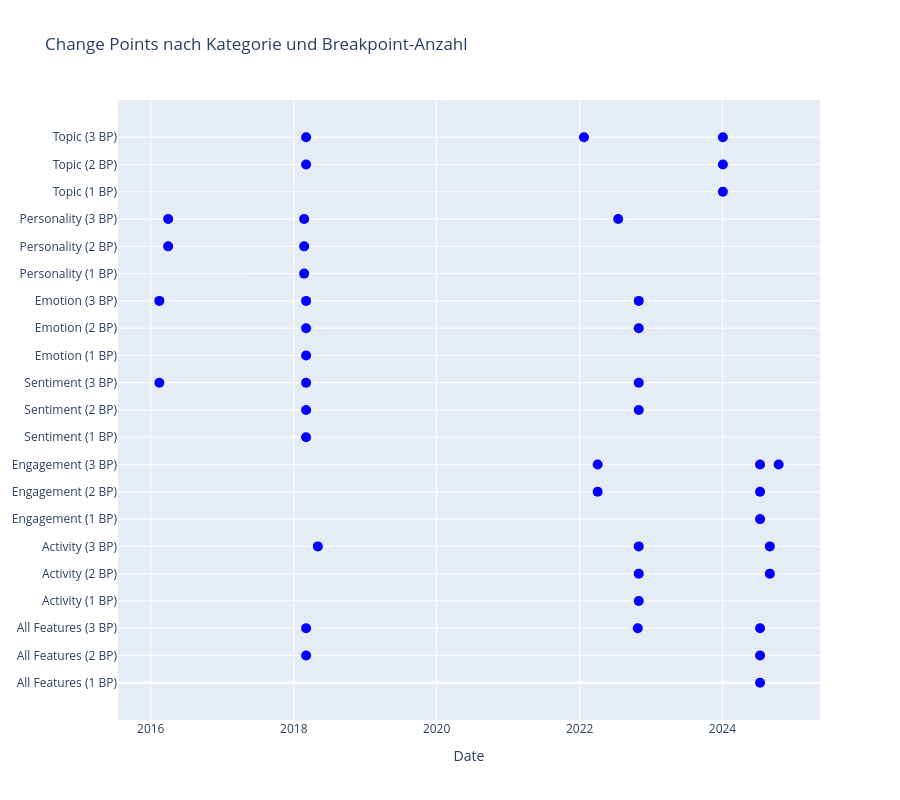
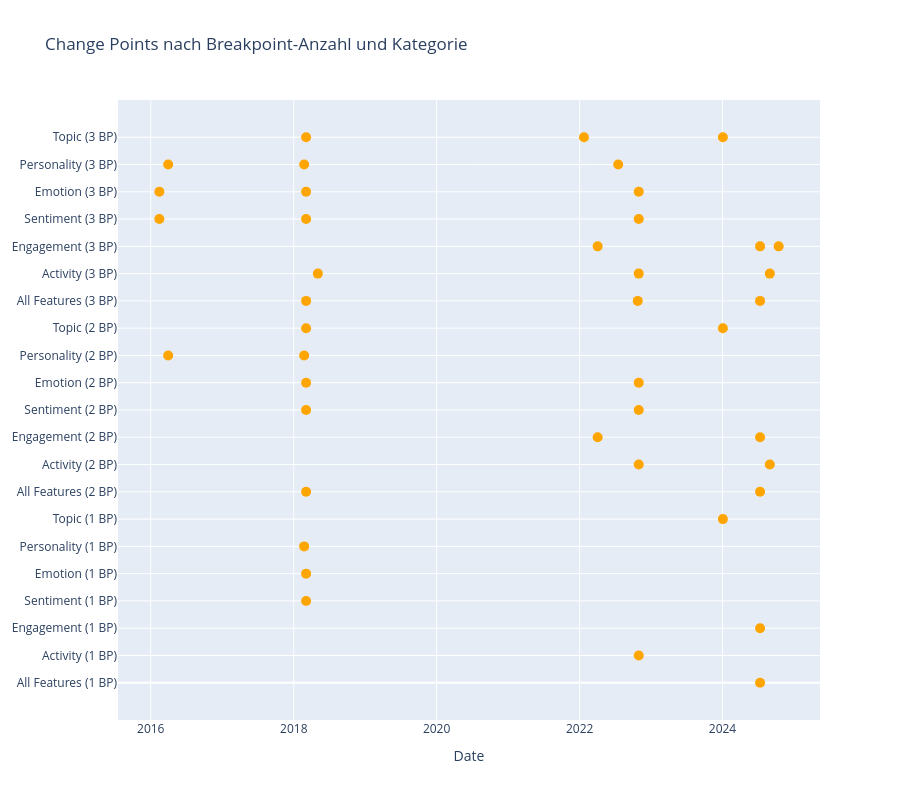

Notebook code for these charts, in order:
### Code cell
# === Parameter ===
# Maximal gewünschte Anzahl an Breakpoints
default_n_bkps = 3

# === 1. Datenvorbereitung ===
# final_daily_df muss eine 'date'-Spalte besitzen und alle anderen Spalten sind die Features
final_daily_df['date'] = pd.to_datetime(final_daily_df['date'])
all_features = final_daily_df.drop(columns=['date']).fillna(0)

# === 2. Kategorien definieren ===
activity_cols = ['tweet_count']
engagement_cols = ['retweetCount', 'replyCount', 'likeCount', 'quoteCount']
sentiment_cols = ['pos', 'neu', 'neg']
emotion_cols = ['anger', 'disgust', 'fear', 'joy', 'neutral', 'sadness', 'surprise']
personality_cols = ['Extroversion', 'Neuroticism', 'Agreeableness', 'Conscientiousness', 'Openness']
topic_cols = [
    'arts_culture', 'business_entrepreneurs', 'celebrity_pop_culture', 'diaries_daily_life',
    'family', 'fashion_style', 'film_tv_video', 'fitness_&_health', 'food_&_dining', 'gaming',
    'learning_educational', 'music', 'news_social_concern', 'other_hobbies', 'relationships',
    'science_technology', 'sports', 'travel_adventure', 'youth_student_life'
]

categories = {
    'All Features': all_features,
    'Activity': all_features[activity_cols],
    'Engagement': all_features[engagement_cols],
    'Sentiment': all_features[sentiment_cols],
    'Emotion': all_features[emotion_cols],
    'Personality': all_features[personality_cols],
    'Topic': all_features[topic_cols]
}

# === 3. Change Point Detection (1 bis default_n_bkps) ===
breakpoints_data = {}  # dict[(category, n_bkps)] -> list of dates
scaler = StandardScaler()
for category, df_feats in categories.items():
    feats_scaled = scaler.fit_transform(df_feats.values)
    for n_bkps in range(1, default_n_bkps + 1):
        model = rpt.Binseg(model='l2').fit(feats_scaled)
        bkps = model.predict(n_bkps=n_bkps)
        change_idxs = bkps[:-1]
        dates = final_daily_df['date'].iloc[[idx-1 for idx in change_idxs]].dt.strftime('%Y-%m-%d').tolist()
        breakpoints_data[(category, n_bkps)] = dates

# === 4a. Visualisierung 1: nach Kategorie (innerhalb: verschiedene BP-Zahlen) ===
fig1 = go.Figure()
y_labels1 = []
y_pos1 = 0
for category in categories.keys():
    for n_bkps in range(1, default_n_bkps + 1):
        label = f"{category} ({n_bkps} BP)"
        y_labels1.append(label)
        for dt in breakpoints_data.get((category, n_bkps), []):
            fig1.add_trace(go.Scatter(
                x=[pd.to_datetime(dt)],
                y=[y_pos1],
                mode='markers',
                marker=dict(size=10, color='blue'),
                hovertemplate=f"{label}<br>Date: {dt}<extra></extra>",
                showlegend=False
            ))
        y_pos1 += 1
fig1.update_layout(
    title="Change Points nach Kategorie und Breakpoint-Anzahl",
    xaxis_title="Date",
    yaxis=dict(
        tickmode='array',
        tickvals=list(range(len(y_labels1))),
        ticktext=y_labels1
    ),
    height=800,
    showlegend=False
)
fig1.show()

# === 4b. Visualisierung 2: nach Breakpoint-Anzahl (innerhalb: verschiedene Kategorien) ===
fig2 = go.Figure()
y_labels2 = []
y_pos2 = 0
for n_bkps in range(1, default_n_bkps + 1):
    for category in categories.keys():
        label = f"{category} ({n_bkps} BP)"
        y_labels2.append(label)
        for dt in breakpoints_data.get((category, n_bkps), []):
            fig2.add_trace(go.Scatter(
                x=[pd.to_datetime(dt)],
                y=[y_pos2],
                mode='markers',
                marker=dict(size=10, color='orange'),
                hovertemplate=f"{label}<br>Date: {dt}<extra></extra>",
                showlegend=False
            ))
        y_pos2 += 1
fig2.update_layout(
    title="Change Points nach Breakpoint-Anzahl und Kategorie",
    xaxis_title="Date",
    yaxis=dict(
        tickmode='array',
        tickvals=list(range(len(y_labels2))),
        ticktext=y_labels2
    ),
    height=800,
    showlegend=False
)
fig2.show()

### Figure 1 — Plotly figure (JSON) as saved in the notebook; plotly's stock layout.template omitted (floating-point values rounded to 4 significant figures)
{"data": [{"hovertemplate": "All Features (1 BP)<br>Date: 2024-07-11<extra></extra>", "marker": {"color": "blue", "size": 10}, "mode": "markers", "showlegend": false, "type": "scatter", "x": ["2024-07-11T00:00:00"], "y": [0]}, {"hovertemplate": "All Features (2 BP)<br>Date: 2018-03-05<extra></extra>", "marker": {"color": "blue", "size": 10}, "mode": "markers", "showlegend": false, "type": "scatter", "x": ["2018-03-05T00:00:00"], "y": [1]}, {"hovertemplate": "All Features (2 BP)<br>Date: 2024-07-11<extra></extra>", "marker": {"color": "blue", "size": 10}, "mode": "markers", "showlegend": false, "type": "scatter", "x": ["2024-07-11T00:00:00"], "y": [1]}, {"hovertemplate": "All Features (3 BP)<br>Date: 2018-03-05<extra></extra>", "marker": {"color": "blue", "size": 10}, "mode": "markers", "showlegend": false, "type": "scatter", "x": ["2018-03-05T00:00:00"], "y": [2]}, {"hovertemplate": "All Features (3 BP)<br>Date: 2022-10-25<extra></extra>", "marker": {"color": "blue", "size": 10}, "mode": "markers", "showlegend": false, "type": "scatter", "x": ["2022-10-25T00:00:00"], "y": [2]}, {"hovertemplate": "All Features (3 BP)<br>Date: 2024-07-11<extra></extra>", "marker": {"color": "blue", "size": 10}, "mode": "markers", "showlegend": false, "type": "scatter", "x": ["2024-07-11T00:00:00"], "y": [2]}, {"hovertemplate": "Activity (1 BP)<br>Date: 2022-10-30<extra></extra>", "marker": {"color": "blue", "size": 10}, "mode": "markers", "showlegend": false, "type": "scatter", "x": ["2022-10-30T00:00:00"], "y": [3]}, {"hovertemplate": "Activity (2 BP)<br>Date: 2022-10-30<extra></extra>", "marker": {"color": "blue", "size": 10}, "mode": "markers", "showlegend": false, "type": "scatter", "x": ["2022-10-30T00:00:00"], "y": [4]}, {"hovertemplate": "Activity (2 BP)<br>Date: 2024-08-30<extra></extra>", "marker": {"color": "blue", "size": 10}, "mode": "markers", "showlegend": false, "type": "scatter", "x": ["2024-08-30T00:00:00"], "y": [4]}, {"hovertemplate": "Activity (3 BP)<br>Date: 2018-05-04<extra></extra>", "marker": {"color": "blue", "size": 10}, "mode": "markers", "showlegend": false, "type": "scatter", "x": ["2018-05-04T00:00:00"], "y": [5]}, {"hovertemplate": "Activity (3 BP)<br>Date: 2022-10-30<extra></extra>", "marker": {"color": "blue", "size": 10}, "mode": "markers", "showlegend": false, "type": "scatter", "x": ["2022-10-30T00:00:00"], "y": [5]}, {"hovertemplate": "Activity (3 BP)<br>Date: 2024-08-30<extra></extra>", "marker": {"color": "blue", "size": 10}, "mode": "markers", "showlegend": false, "type": "scatter", "x": ["2024-08-30T00:00:00"], "y": [5]}, {"hovertemplate": "Engagement (1 BP)<br>Date: 2024-07-11<extra></extra>", "marker": {"color": "blue", "size": 10}, "mode": "markers", "showlegend": false, "type": "scatter", "x": ["2024-07-11T00:00:00"], "y": [6]}, {"hovertemplate": "Engagement (2 BP)<br>Date: 2022-04-03<extra></extra>", "marker": {"color": "blue", "size": 10}, "mode": "markers", "showlegend": false, "type": "scatter", "x": ["2022-04-03T00:00:00"], "y": [7]}, {"hovertemplate": "Engagement (2 BP)<br>Date: 2024-07-11<extra></extra>", "marker": {"color": "blue", "size": 10}, "mode": "markers", "showlegend": false, "type": "scatter", "x": ["2024-07-11T00:00:00"], "y": [7]}, {"hovertemplate": "Engagement (3 BP)<br>Date: 2022-04-03<extra></extra>", "marker": {"color": "blue", "size": 10}, "mode": "markers", "showlegend": false, "type": "scatter", "x": ["2022-04-03T00:00:00"], "y": [8]}, {"hovertemplate": "Engagement (3 BP)<br>Date: 2024-07-11<extra></extra>", "marker": {"color": "blue", "size": 10}, "mode": "markers", "showlegend": false, "type": "scatter", "x": ["2024-07-11T00:00:00"], "y": [8]}, {"hovertemplate": "Engagement (3 BP)<br>Date: 2024-10-14<extra></extra>", "marker": {"color": "blue", "size": 10}, "mode": "markers", "showlegend": false, "type": "scatter", "x": ["2024-10-14T00:00:00"], "y": [8]}, {"hovertemplate": "Sentiment (1 BP)<br>Date: 2018-03-05<extra></extra>", "marker": {"color": "blue", "size": 10}, "mode": "markers", "showlegend": false, "type": "scatter", "x": ["2018-03-05T00:00:00"], "y": [9]}, {"hovertemplate": "Sentiment (2 BP)<br>Date: 2018-03-05<extra></extra>", "marker": {"color": "blue", "size": 10}, "mode": "markers", "showlegend": false, "type": "scatter", "x": ["2018-03-05T00:00:00"], "y": [10]}, {"hovertemplate": "Sentiment (2 BP)<br>Date: 2022-10-30<extra></extra>", "marker": {"color": "blue", "size": 10}, "mode": "markers", "showlegend": false, "type": "scatter", "x": ["2022-10-30T00:00:00"], "y": [10]}, {"hovertemplate": "Sentiment (3 BP)<br>Date: 2016-02-14<extra></extra>", "marker": {"color": "blue", "size": 10}, "mode": "markers", "showlegend": false, "type": "scatter", "x": ["2016-02-14T00:00:00"], "y": [11]}, {"hovertemplate": "Sentiment (3 BP)<br>Date: 2018-03-05<extra></extra>", "marker": {"color": "blue", "size": 10}, "mode": "markers", "showlegend": false, "type": "scatter", "x": ["2018-03-05T00:00:00"], "y": [11]}, {"hovertemplate": "Sentiment (3 BP)<br>Date: 2022-10-30<extra></extra>", "marker": {"color": "blue", "size": 10}, "mode": "markers", "showlegend": false, "type": "scatter", "x": ["2022-10-30T00:00:00"], "y": [11]}, {"hovertemplate": "Emotion (1 BP)<br>Date: 2018-03-05<extra></extra>", "marker": {"color": "blue", "size": 10}, "mode": "markers", "showlegend": false, "type": "scatter", "x": ["2018-03-05T00:00:00"], "y": [12]}, {"hovertemplate": "Emotion (2 BP)<br>Date: 2018-03-05<extra></extra>", "marker": {"color": "blue", "size": 10}, "mode": "markers", "showlegend": false, "type": "scatter", "x": ["2018-03-05T00:00:00"], "y": [13]}, {"hovertemplate": "Emotion (2 BP)<br>Date: 2022-10-30<extra></extra>", "marker": {"color": "blue", "size": 10}, "mode": "markers", "showlegend": false, "type": "scatter", "x": ["2022-10-30T00:00:00"], "y": [13]}, {"hovertemplate": "Emotion (3 BP)<br>Date: 2016-02-14<extra></extra>", "marker": {"color": "blue", "size": 10}, "mode": "markers", "showlegend": false, "type": "scatter", "x": ["2016-02-14T00:00:00"], "y": [14]}, {"hovertemplate": "Emotion (3 BP)<br>Date: 2018-03-05<extra></extra>", "marker": {"color": "blue", "size": 10}, "mode": "markers", "showlegend": false, "type": "scatter", "x": ["2018-03-05T00:00:00"], "y": [14]}, {"hovertemplate": "Emotion (3 BP)<br>Date: 2022-10-30<extra></extra>", "marker": {"color": "blue", "size": 10}, "mode": "markers", "showlegend": false, "type": "scatter", "x": ["2022-10-30T00:00:00"], "y": [14]}, {"hovertemplate": "Personality (1 BP)<br>Date: 2018-02-23<extra></extra>", "marker": {"color": "blue", "size": 10}, "mode": "markers", "showlegend": false, "type": "scatter", "x": ["2018-02-23T00:00:00"], "y": [15]}, {"hovertemplate": "Personality (2 BP)<br>Date: 2016-03-30<extra></extra>", "marker": {"color": "blue", "size": 10}, "mode": "markers", "showlegend": false, "type": "scatter", "x": ["2016-03-30T00:00:00"], "y": [16]}, {"hovertemplate": "Personality (2 BP)<br>Date: 2018-02-23<extra></extra>", "marker": {"color": "blue", "size": 10}, "mode": "markers", "showlegend": false, "type": "scatter", "x": ["2018-02-23T00:00:00"], "y": [16]}, {"hovertemplate": "Personality (3 BP)<br>Date: 2016-03-30<extra></extra>", "marker": {"color": "blue", "size": 10}, "mode": "markers", "showlegend": false, "type": "scatter", "x": ["2016-03-30T00:00:00"], "y": [17]}, {"hovertemplate": "Personality (3 BP)<br>Date: 2018-02-23<extra></extra>", "marker": {"color": "blue", "size": 10}, "mode": "markers", "showlegend": false, "type": "scatter", "x": ["2018-02-23T00:00:00"], "y": [17]}, {"hovertemplate": "Personality (3 BP)<br>Date: 2022-07-17<extra></extra>", "marker": {"color": "blue", "size": 10}, "mode": "markers", "showlegend": false, "type": "scatter", "x": ["2022-07-17T00:00:00"], "y": [17]}, {"hovertemplate": "Topic (1 BP)<br>Date: 2024-01-03<extra></extra>", "marker": {"color": "blue", "size": 10}, "mode": "markers", "showlegend": false, "type": "scatter", "x": ["2024-01-03T00:00:00"], "y": [18]}, {"hovertemplate": "Topic (2 BP)<br>Date: 2018-03-05<extra></extra>", "marker": {"color": "blue", "size": 10}, "mode": "markers", "showlegend": false, "type": "scatter", "x": ["2018-03-05T00:00:00"], "y": [19]}, {"hovertemplate": "Topic (2 BP)<br>Date: 2024-01-03<extra></extra>", "marker": {"color": "blue", "size": 10}, "mode": "markers", "showlegend": false, "type": "scatter", "x": ["2024-01-03T00:00:00"], "y": [19]}, {"hovertemplate": "Topic (3 BP)<br>Date: 2018-03-05<extra></extra>", "marker": {"color": "blue", "size": 10}, "mode": "markers", "showlegend": false, "type": "scatter", "x": ["2018-03-05T00:00:00"], "y": [20]}, {"hovertemplate": "Topic (3 BP)<br>Date: 2022-01-23<extra></extra>", "marker": {"color": "blue", "size": 10}, "mode": "markers", "showlegend": false, "type": "scatter", "x": ["2022-01-23T00:00:00"], "y": [20]}, {"hovertemplate": "Topic (3 BP)<br>Date: 2024-01-03<extra></extra>", "marker": {"color": "blue", "size": 10}, "mode": "markers", "showlegend": false, "type": "scatter", "x": ["2024-01-03T00:00:00"], "y": [20]}], "layout": {"height": 800, "showlegend": false, "title": {"text": "Change Points nach Kategorie und Breakpoint-Anzahl"}, "xaxis": {"title": {"text": "Date"}}, "yaxis": {"tickmode": "array", "ticktext": ["All Features (1 BP)", "All Features (2 BP)", "All Features (3 BP)", "Activity (1 BP)", "Activity (2 BP)", "Activity (3 BP)", "Engagement (1 BP)", "Engagement (2 BP)", "Engagement (3 BP)", "Sentiment (1 BP)", "Sentiment (2 BP)", "Sentiment (3 BP)", "Emotion (1 BP)", "Emotion (2 BP)", "Emotion (3 BP)", "Personality (1 BP)", "Personality (2 BP)", "Personality (3 BP)", "Topic (1 BP)", "Topic (2 BP)", "Topic (3 BP)"], "tickvals": [0, 1, 2, 3, 4, 5, 6, 7, 8, 9, 10, 11, 12, 13, 14, 15, 16, 17, 18, 19, 20]}}}

### Figure 2 — Plotly figure (JSON) as saved in the notebook; plotly's stock layout.template omitted (floating-point values rounded to 4 significant figures)
{"data": [{"hovertemplate": "All Features (1 BP)<br>Date: 2024-07-11<extra></extra>", "marker": {"color": "orange", "size": 10}, "mode": "markers", "showlegend": false, "type": "scatter", "x": ["2024-07-11T00:00:00"], "y": [0]}, {"hovertemplate": "Activity (1 BP)<br>Date: 2022-10-30<extra></extra>", "marker": {"color": "orange", "size": 10}, "mode": "markers", "showlegend": false, "type": "scatter", "x": ["2022-10-30T00:00:00"], "y": [1]}, {"hovertemplate": "Engagement (1 BP)<br>Date: 2024-07-11<extra></extra>", "marker": {"color": "orange", "size": 10}, "mode": "markers", "showlegend": false, "type": "scatter", "x": ["2024-07-11T00:00:00"], "y": [2]}, {"hovertemplate": "Sentiment (1 BP)<br>Date: 2018-03-05<extra></extra>", "marker": {"color": "orange", "size": 10}, "mode": "markers", "showlegend": false, "type": "scatter", "x": ["2018-03-05T00:00:00"], "y": [3]}, {"hovertemplate": "Emotion (1 BP)<br>Date: 2018-03-05<extra></extra>", "marker": {"color": "orange", "size": 10}, "mode": "markers", "showlegend": false, "type": "scatter", "x": ["2018-03-05T00:00:00"], "y": [4]}, {"hovertemplate": "Personality (1 BP)<br>Date: 2018-02-23<extra></extra>", "marker": {"color": "orange", "size": 10}, "mode": "markers", "showlegend": false, "type": "scatter", "x": ["2018-02-23T00:00:00"], "y": [5]}, {"hovertemplate": "Topic (1 BP)<br>Date: 2024-01-03<extra></extra>", "marker": {"color": "orange", "size": 10}, "mode": "markers", "showlegend": false, "type": "scatter", "x": ["2024-01-03T00:00:00"], "y": [6]}, {"hovertemplate": "All Features (2 BP)<br>Date: 2018-03-05<extra></extra>", "marker": {"color": "orange", "size": 10}, "mode": "markers", "showlegend": false, "type": "scatter", "x": ["2018-03-05T00:00:00"], "y": [7]}, {"hovertemplate": "All Features (2 BP)<br>Date: 2024-07-11<extra></extra>", "marker": {"color": "orange", "size": 10}, "mode": "markers", "showlegend": false, "type": "scatter", "x": ["2024-07-11T00:00:00"], "y": [7]}, {"hovertemplate": "Activity (2 BP)<br>Date: 2022-10-30<extra></extra>", "marker": {"color": "orange", "size": 10}, "mode": "markers", "showlegend": false, "type": "scatter", "x": ["2022-10-30T00:00:00"], "y": [8]}, {"hovertemplate": "Activity (2 BP)<br>Date: 2024-08-30<extra></extra>", "marker": {"color": "orange", "size": 10}, "mode": "markers", "showlegend": false, "type": "scatter", "x": ["2024-08-30T00:00:00"], "y": [8]}, {"hovertemplate": "Engagement (2 BP)<br>Date: 2022-04-03<extra></extra>", "marker": {"color": "orange", "size": 10}, "mode": "markers", "showlegend": false, "type": "scatter", "x": ["2022-04-03T00:00:00"], "y": [9]}, {"hovertemplate": "Engagement (2 BP)<br>Date: 2024-07-11<extra></extra>", "marker": {"color": "orange", "size": 10}, "mode": "markers", "showlegend": false, "type": "scatter", "x": ["2024-07-11T00:00:00"], "y": [9]}, {"hovertemplate": "Sentiment (2 BP)<br>Date: 2018-03-05<extra></extra>", "marker": {"color": "orange", "size": 10}, "mode": "markers", "showlegend": false, "type": "scatter", "x": ["2018-03-05T00:00:00"], "y": [10]}, {"hovertemplate": "Sentiment (2 BP)<br>Date: 2022-10-30<extra></extra>", "marker": {"color": "orange", "size": 10}, "mode": "markers", "showlegend": false, "type": "scatter", "x": ["2022-10-30T00:00:00"], "y": [10]}, {"hovertemplate": "Emotion (2 BP)<br>Date: 2018-03-05<extra></extra>", "marker": {"color": "orange", "size": 10}, "mode": "markers", "showlegend": false, "type": "scatter", "x": ["2018-03-05T00:00:00"], "y": [11]}, {"hovertemplate": "Emotion (2 BP)<br>Date: 2022-10-30<extra></extra>", "marker": {"color": "orange", "size": 10}, "mode": "markers", "showlegend": false, "type": "scatter", "x": ["2022-10-30T00:00:00"], "y": [11]}, {"hovertemplate": "Personality (2 BP)<br>Date: 2016-03-30<extra></extra>", "marker": {"color": "orange", "size": 10}, "mode": "markers", "showlegend": false, "type": "scatter", "x": ["2016-03-30T00:00:00"], "y": [12]}, {"hovertemplate": "Personality (2 BP)<br>Date: 2018-02-23<extra></extra>", "marker": {"color": "orange", "size": 10}, "mode": "markers", "showlegend": false, "type": "scatter", "x": ["2018-02-23T00:00:00"], "y": [12]}, {"hovertemplate": "Topic (2 BP)<br>Date: 2018-03-05<extra></extra>", "marker": {"color": "orange", "size": 10}, "mode": "markers", "showlegend": false, "type": "scatter", "x": ["2018-03-05T00:00:00"], "y": [13]}, {"hovertemplate": "Topic (2 BP)<br>Date: 2024-01-03<extra></extra>", "marker": {"color": "orange", "size": 10}, "mode": "markers", "showlegend": false, "type": "scatter", "x": ["2024-01-03T00:00:00"], "y": [13]}, {"hovertemplate": "All Features (3 BP)<br>Date: 2018-03-05<extra></extra>", "marker": {"color": "orange", "size": 10}, "mode": "markers", "showlegend": false, "type": "scatter", "x": ["2018-03-05T00:00:00"], "y": [14]}, {"hovertemplate": "All Features (3 BP)<br>Date: 2022-10-25<extra></extra>", "marker": {"color": "orange", "size": 10}, "mode": "markers", "showlegend": false, "type": "scatter", "x": ["2022-10-25T00:00:00"], "y": [14]}, {"hovertemplate": "All Features (3 BP)<br>Date: 2024-07-11<extra></extra>", "marker": {"color": "orange", "size": 10}, "mode": "markers", "showlegend": false, "type": "scatter", "x": ["2024-07-11T00:00:00"], "y": [14]}, {"hovertemplate": "Activity (3 BP)<br>Date: 2018-05-04<extra></extra>", "marker": {"color": "orange", "size": 10}, "mode": "markers", "showlegend": false, "type": "scatter", "x": ["2018-05-04T00:00:00"], "y": [15]}, {"hovertemplate": "Activity (3 BP)<br>Date: 2022-10-30<extra></extra>", "marker": {"color": "orange", "size": 10}, "mode": "markers", "showlegend": false, "type": "scatter", "x": ["2022-10-30T00:00:00"], "y": [15]}, {"hovertemplate": "Activity (3 BP)<br>Date: 2024-08-30<extra></extra>", "marker": {"color": "orange", "size": 10}, "mode": "markers", "showlegend": false, "type": "scatter", "x": ["2024-08-30T00:00:00"], "y": [15]}, {"hovertemplate": "Engagement (3 BP)<br>Date: 2022-04-03<extra></extra>", "marker": {"color": "orange", "size": 10}, "mode": "markers", "showlegend": false, "type": "scatter", "x": ["2022-04-03T00:00:00"], "y": [16]}, {"hovertemplate": "Engagement (3 BP)<br>Date: 2024-07-11<extra></extra>", "marker": {"color": "orange", "size": 10}, "mode": "markers", "showlegend": false, "type": "scatter", "x": ["2024-07-11T00:00:00"], "y": [16]}, {"hovertemplate": "Engagement (3 BP)<br>Date: 2024-10-14<extra></extra>", "marker": {"color": "orange", "size": 10}, "mode": "markers", "showlegend": false, "type": "scatter", "x": ["2024-10-14T00:00:00"], "y": [16]}, {"hovertemplate": "Sentiment (3 BP)<br>Date: 2016-02-14<extra></extra>", "marker": {"color": "orange", "size": 10}, "mode": "markers", "showlegend": false, "type": "scatter", "x": ["2016-02-14T00:00:00"], "y": [17]}, {"hovertemplate": "Sentiment (3 BP)<br>Date: 2018-03-05<extra></extra>", "marker": {"color": "orange", "size": 10}, "mode": "markers", "showlegend": false, "type": "scatter", "x": ["2018-03-05T00:00:00"], "y": [17]}, {"hovertemplate": "Sentiment (3 BP)<br>Date: 2022-10-30<extra></extra>", "marker": {"color": "orange", "size": 10}, "mode": "markers", "showlegend": false, "type": "scatter", "x": ["2022-10-30T00:00:00"], "y": [17]}, {"hovertemplate": "Emotion (3 BP)<br>Date: 2016-02-14<extra></extra>", "marker": {"color": "orange", "size": 10}, "mode": "markers", "showlegend": false, "type": "scatter", "x": ["2016-02-14T00:00:00"], "y": [18]}, {"hovertemplate": "Emotion (3 BP)<br>Date: 2018-03-05<extra></extra>", "marker": {"color": "orange", "size": 10}, "mode": "markers", "showlegend": false, "type": "scatter", "x": ["2018-03-05T00:00:00"], "y": [18]}, {"hovertemplate": "Emotion (3 BP)<br>Date: 2022-10-30<extra></extra>", "marker": {"color": "orange", "size": 10}, "mode": "markers", "showlegend": false, "type": "scatter", "x": ["2022-10-30T00:00:00"], "y": [18]}, {"hovertemplate": "Personality (3 BP)<br>Date: 2016-03-30<extra></extra>", "marker": {"color": "orange", "size": 10}, "mode": "markers", "showlegend": false, "type": "scatter", "x": ["2016-03-30T00:00:00"], "y": [19]}, {"hovertemplate": "Personality (3 BP)<br>Date: 2018-02-23<extra></extra>", "marker": {"color": "orange", "size": 10}, "mode": "markers", "showlegend": false, "type": "scatter", "x": ["2018-02-23T00:00:00"], "y": [19]}, {"hovertemplate": "Personality (3 BP)<br>Date: 2022-07-17<extra></extra>", "marker": {"color": "orange", "size": 10}, "mode": "markers", "showlegend": false, "type": "scatter", "x": ["2022-07-17T00:00:00"], "y": [19]}, {"hovertemplate": "Topic (3 BP)<br>Date: 2018-03-05<extra></extra>", "marker": {"color": "orange", "size": 10}, "mode": "markers", "showlegend": false, "type": "scatter", "x": ["2018-03-05T00:00:00"], "y": [20]}, {"hovertemplate": "Topic (3 BP)<br>Date: 2022-01-23<extra></extra>", "marker": {"color": "orange", "size": 10}, "mode": "markers", "showlegend": false, "type": "scatter", "x": ["2022-01-23T00:00:00"], "y": [20]}, {"hovertemplate": "Topic (3 BP)<br>Date: 2024-01-03<extra></extra>", "marker": {"color": "orange", "size": 10}, "mode": "markers", "showlegend": false, "type": "scatter", "x": ["2024-01-03T00:00:00"], "y": [20]}], "layout": {"height": 800, "showlegend": false, "title": {"text": "Change Points nach Breakpoint-Anzahl und Kategorie"}, "xaxis": {"title": {"text": "Date"}}, "yaxis": {"tickmode": "array", "ticktext": ["All Features (1 BP)", "Activity (1 BP)", "Engagement (1 BP)", "Sentiment (1 BP)", "Emotion (1 BP)", "Personality (1 BP)", "Topic (1 BP)", "All Features (2 BP)", "Activity (2 BP)", "Engagement (2 BP)", "Sentiment (2 BP)", "Emotion (2 BP)", "Personality (2 BP)", "Topic (2 BP)", "All Features (3 BP)", "Activity (3 BP)", "Engagement (3 BP)", "Sentiment (3 BP)", "Emotion (3 BP)", "Personality (3 BP)", "Topic (3 BP)"], "tickvals": [0, 1, 2, 3, 4, 5, 6, 7, 8, 9, 10, 11, 12, 13, 14, 15, 16, 17, 18, 19, 20]}}}
